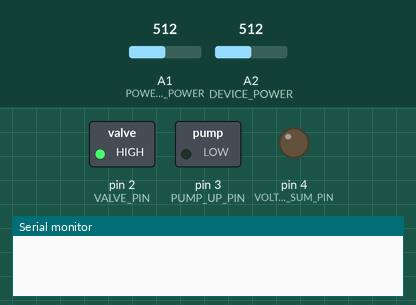
Simulated run of this program. Board: Arduino Uno WiFi Rev2. Parts: switched loads named in the program (green lamp = pin HIGH), output pins drawn as LEDs (lit = HIGH), the last lines printed to the serial monitor. Inputs (shaded band) come from the test bench; at power-on: A1 (POWERPLANT_POWER) = 512, A2 (DEVICE_POWER) = 512.

Above: at 1.2 s.
1.3 s: A1 (POWERPLANT_POWER) set to 596
2.8 s: A1 (POWERPLANT_POWER) set to 627
At 3.1 s:
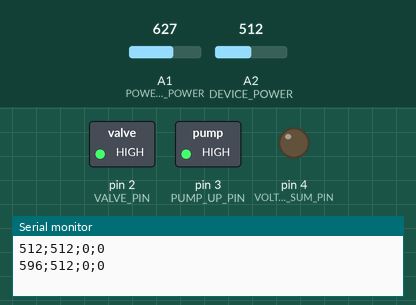
4.3 s: A2 (DEVICE_POWER) set to 544
At 5.4 s:
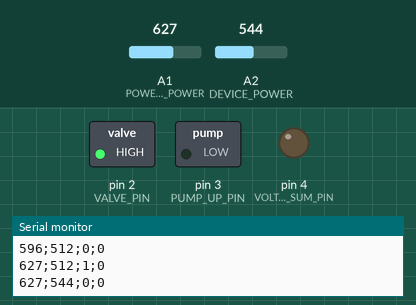
5.8 s: A2 (DEVICE_POWER) set to 712
7.3 s: A2 (DEVICE_POWER) set to 745
At 7.7 s:
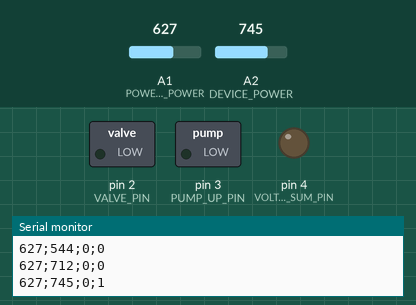
8.8 s: A2 (DEVICE_POWER) set to 716
At 10.1 s:
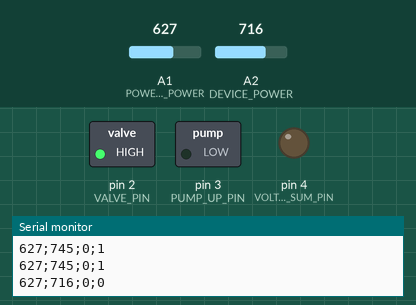
Timing chart, 0 to 11.3 s (numbered marks = the images above; inputs shaded):
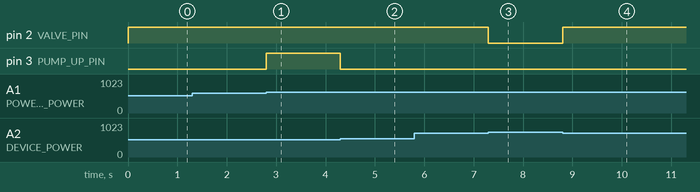

Measured:
- the behaviour switches between 611 and 612 on A1 (POWERPLANT_POWER) (found by bisection; images 0 and 1)
- the behaviour switches between 536 and 537 on A2 (DEVICE_POWER) (found by bisection; images 1 and 2)
- the behaviour switches between 726 and 727 on A2 (DEVICE_POWER) (found by bisection; images 2 and 3)
- after the input at 2.8 s, pin 3 (PUMP_UP_PIN): LOW → HIGH at once
- after the input at 4.3 s, pin 3 (PUMP_UP_PIN): HIGH → LOW at once
- after the input at 7.3 s, pin 2 (VALVE_PIN): HIGH → LOW at once
- after the input at 8.8 s, pin 2 (VALVE_PIN): LOW → HIGH at once

The program:

main.cpp
```cpp
#include <Arduino.h>

int DEVICE_POWER = A2; // Resistance input
int POWERPLANT_POWER = A1; // Resistance input
int VALVE_PIN = 2;
int PUMP_UP_PIN = 3;
int VOLTAGE_SUM_PIN = 4;
int is_pumping = false;
int is_valve_open = false;


int ctr = 0;

void setupRegulation(){
    pinMode(VALVE_PIN, OUTPUT);
    pinMode(PUMP_UP_PIN, OUTPUT);
    pinMode(VOLTAGE_SUM_PIN, OUTPUT);
}
void regulatePower(){
    int powerplant_power = analogRead(POWERPLANT_POWER);
    int device_power = analogRead(DEVICE_POWER);
    if (ctr == 1000){
        Serial.print(powerplant_power);
        Serial.print(";");
        Serial.print(device_power);
        Serial.print(";");
        Serial.print(is_pumping);
        Serial.print(";");
        Serial.println(is_valve_open);
        ctr = 0;
    }

    // if we are using more then producing, then open valve;
    ctr++;
    if(device_power - powerplant_power >= 100){
        digitalWrite(VALVE_PIN, LOW);
        is_valve_open = 1;
    } else if (device_power - powerplant_power <= 90){
        digitalWrite(VALVE_PIN, HIGH);
        is_valve_open = 0;
    }

    if(powerplant_power - device_power >= 100){
        digitalWrite(PUMP_UP_PIN, HIGH);
        is_pumping = 1;
    } else if (powerplant_power - device_power <= 90){
        digitalWrite(PUMP_UP_PIN, LOW);
        is_pumping = 0;
    }
}

void setup() {
    Serial.begin(9600);
    setupRegulation();
}

void loop() {
    regulatePower();

}
```
